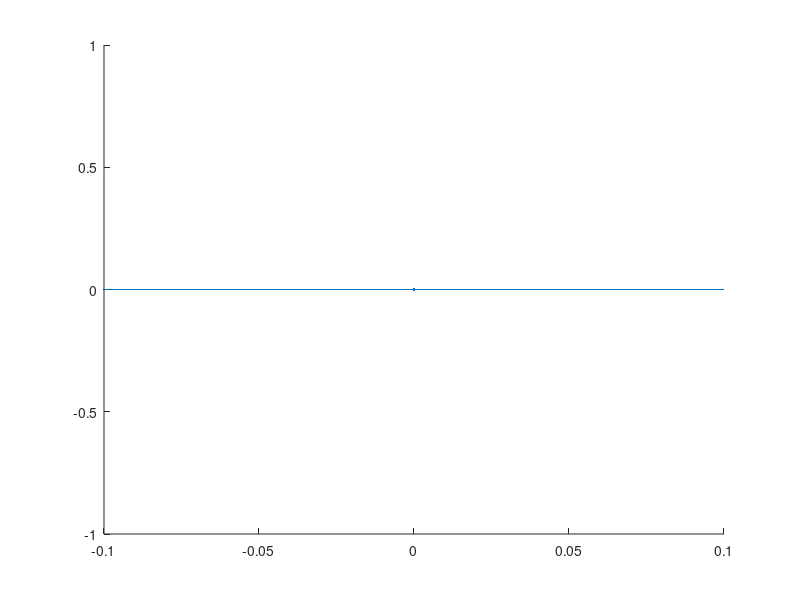

Here is the MATLAB script that generated this plot: (Note: this script raises an error after producing the figure.)
clc
clear all
% close all

W_start = 1540; % 1530;
W_end   = 1560; % 1570;
LorWsweep = 1; % 0: Wsweep, 1: new Wsweep, 2: Lsweep

params = struct('samplesNum', 18, 'batchNum', 4, 'xlabel', 'W [nm]');
samplesNum = params.samplesNum;
theta = 0:pi/10000:pi/2;
deltaL = 170e-6; % deltaL according to our design
alphaLin = 0.23*1400; % standard loss in our waveguides
ER_fit = ((exp(-alphaLin*deltaL)+tan(theta).^2)./(exp(-alphaLin*deltaL)-tan(theta).^2)).^2;

ER_fittest_bot_tot = zeros(samplesNum, 1);
ER_fittest_top_tot = zeros(samplesNum, 1);
kappa_bot          = zeros(samplesNum, 1);
kappa_top          = zeros(samplesNum, 1);
L                  = zeros(samplesNum, 1);

%%
% Wsweep_folders = {'U2','D2'};
Wsweep_folders = {'D2'}; % {'U2'};
folderNames = {fullfile('G:', 'users', 'Shai', 'TAU_CP', 'Data', '700to400_width_sweep_6Mar23'), fullfile('G:', 'users', 'Shai', 'TAU_CP', 'Data', '700to400_width_sweep_12Mar23')};
counter = 1;
for foldersNum = 1:length(folderNames)
    folderpath = folderNames{foldersNum};
    for batchNum = 1:length(Wsweep_folders)
        batchName = Wsweep_folders{batchNum};
        Folder = dir(fullfile(folderpath, ['*' batchName '*']));
        D = dir(fullfile(folderpath, Folder.name, '*nm*.txt*'));
        
        % Read D in a sensible order
        Lj = zeros(length(D), 1);
        for j = 1:length(D)
            if LorWsweep == 1
                Lj(j) = sscanf(D(j).name,'%dnm*');
            else
                Lj(j) = sscanf(D(j).name,'%dum*');
            end
        end
        [~, idx] = sort(Lj);
        
        % Find best way to subplot
        temp = factor(length(D));
        bestj = 1;
        for j = 1:length(temp)-1
            if (abs(prod(temp(1:j)) - prod(temp(j+1:end)))) < (abs(prod(temp(1:bestj)) - prod(temp(bestj+1:end))))
                bestj = j;
            end
        end
        subplotSize1 = prod(temp(1:bestj));
        subplotSize2 = prod(temp(bestj+1:end));
        
        figure
        for i = 1:length(D)
            L(counter) = sscanf(D(idx(i)).name,'%dnm*');
            filename = D(idx(i)).name;
            %%
            A = readtable(fullfile(folderpath, Folder.name, filename));
            Wavelength = A.XAxis_Wavelength_nm_;
            Loss       = A.InsertionLoss_dB_;
            
            %%
            span  = Wavelength > W_start & Wavelength < W_end;
            Loss = Loss(span);
            Wavelength = Wavelength(span);
            Loss_max = max(Loss);
            Loss_norm = Loss - Loss_max; % normalize
            
            %%
            [Mpeak, Lpeak, W, ER] = findpeaks(-Loss_norm, Wavelength, 'MinPeakDistance', 2, 'MinPeakWidth', 0.01);
            [mER, LER] = max(ER);
            
            if LER == length(Lpeak)
                FSR = abs(Lpeak(LER) - Lpeak(LER-1));
            else
                FSR = abs(Lpeak(LER) - Lpeak(LER+1));
            end
            
            logical_span = Wavelength>Lpeak(LER)-0.5*FSR & Wavelength<Lpeak(LER)+0.5*FSR;
            peak_span = Wavelength(logical_span);
            peak_mag = Loss_norm(logical_span);
            
            %%
            Max_ER = min(peak_mag) - max(peak_mag);
            ER_Lin = db2pow(-Max_ER);
            ER_sort = abs(ER_fit - ER_Lin);
            
            [~, ER_fittest_index_bot] = sort(ER_sort(1:ceil(length(ER_sort)/2)));
            [~, ER_fittest_index_top] = sort(ER_sort(ceil(length(ER_sort)/2):end));
            ER_fittest_index_top = ER_fittest_index_top + ceil(length(ER_sort)/2);
            
            Theta_bot = theta(ER_fittest_index_bot(1));
            Theta_top = theta(ER_fittest_index_top(1));
            
            kappa_bot(counter) = sin(Theta_bot)^2; % (1-cos(Theta_bot)^2);
            kappa_top(counter) = sin(Theta_top)^2; % (1-cos(Theta_top)^2);
            ER_fittest_bot_tot(counter) = ER_fit(ER_fittest_index_bot(1));
            ER_fittest_top_tot(counter) = ER_fit(ER_fittest_index_top(1));
            
            
            %% Plot Luna
            subplot(subplotSize1, subplotSize2, i)
            plot(Wavelength, Loss_norm)
            grid on
            xlabel('\lambda [nm]')
            ylabel('Loss')
            ylim([-30 0])
            title({['L = ' num2str(L(counter)) ' \mum'], ['\kappa = ' num2str(kappa_bot(counter), '%.2f') ' / ' num2str(kappa_top(counter), '%.2f')]})
            
            %%
            counter = counter + 1;
        end
    end
end

%% Plot kappa vs. L
[Lsorted, LsortedIdx] = sort(L);
kappa_bot_sorted = kappa_bot(LsortedIdx);
kappa_top_sorted = kappa_top(LsortedIdx);

L = reshape(L, [9,2]);
kappa_bot = reshape(kappa_bot, [9,2]);
kappa_top = reshape(kappa_top, [9,2]);

mean_bot = mean(kappa_bot, 2);
mean_top = mean(kappa_top, 2);
errors_bot = std(kappa_bot, 1, 2);
errors_top = std(kappa_top, 1, 2);

figure
errorbar(L(:,1), mean_bot, errors_bot, '.', 'LineWidth', 1.5)
hold on
errorbar(L(:,1), mean_top, errors_top, '.', 'LineWidth', 1.5)
grid on
xlabel(params.xlabel, 'FontSize', 15)
ylabel('\kappa', 'FontSize', 20, 'Rotation', 0, 'HorizontalAlignment', 'right')
xlim([330 510])
ylim([0 1])
